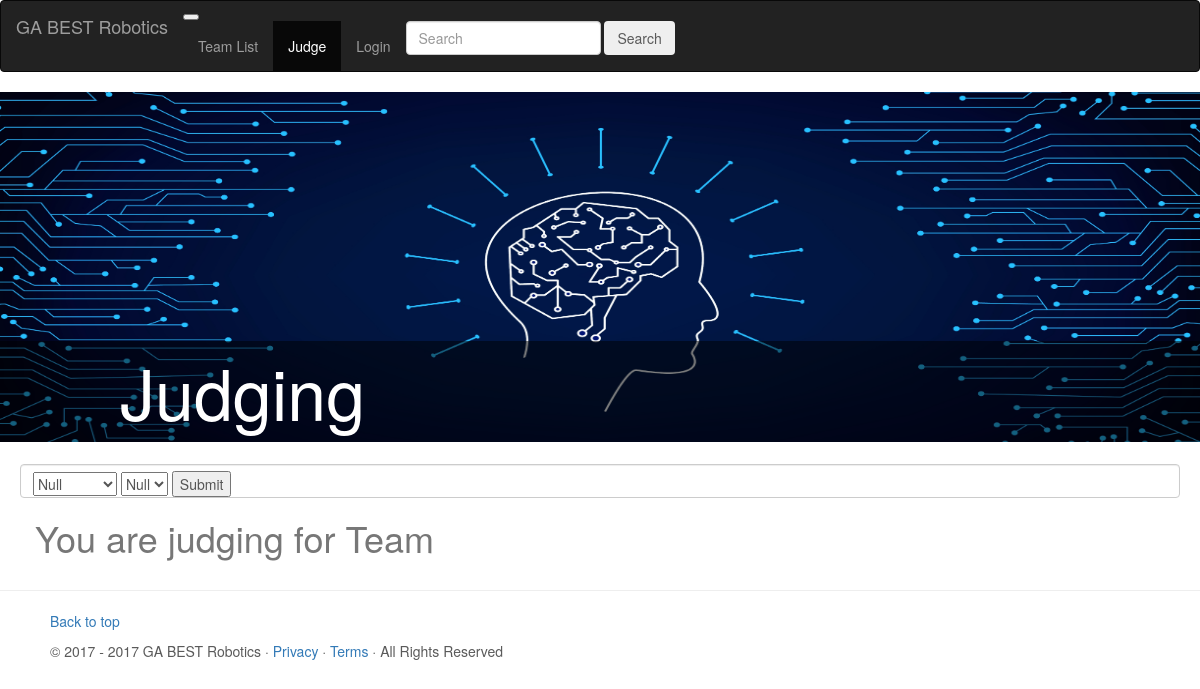
/judge.php, run on an earlier commit of the app's database.
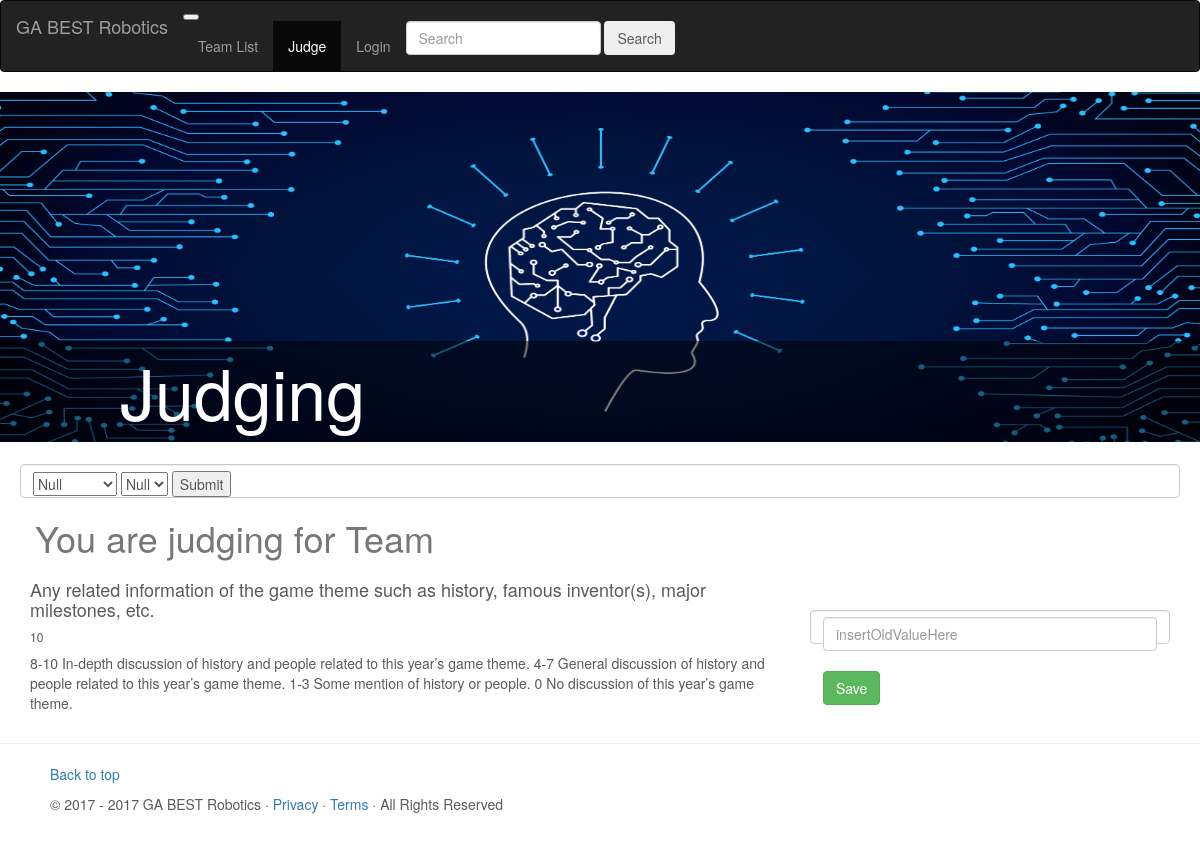
And on a later commit of the database.
### tables this page shows
CREATE TABLE `rubric_descriptor` (
  `id` int(55) NOT NULL,
  `rubric_identifier` int(55) NOT NULL,
  `static_point_value` double NOT NULL,
  `descriptor` text NOT NULL,
  `score_sheet` enum('Notebook','Marketing','Exhibit_and_interview','Spirit_and_sportsmanship','Robot') NOT NULL,
  `descriptor_title` text NOT NULL
);

### libs/common_functions.php (called while the page is built, shortened)
<?php
function isLoggedIn()
{
    return isset($_SESSION['email']);
}

### judge.php (the view, shortened to what this page needs)
<?php
$pageDetails = "JUDGE";
include('libs/login.php');
include(D_TEMPLATE . '/header.php');
$score_sheet_type = $_POST['Score_Sheet'];
$team_num = $_POST['Team_number'];
?>
<div id="banner" class="baseHeader">
    <h1 class="page_title">Judging</h1>
    <img src="/images/home_page_images/AAEAAQAAAAAAAAkDAAAAJGVmMWZiZmFkLTMwMDQtNDUzMy1iMmRjLTY2ZjE0ZTI0ZjQxOQ.jpg"
         alt="">
</div>
<div id="score_sheet_select" class="dropdown-header">
    <form class="form-control" method="post" action="judge.php?type=Notebook">
        <select name="Score_Sheet" value="Select" size="1">
            <option>Null</option>
        </select>
        <select name="Team_number" value="Select" size="1">
            <option>Null</option>
        </select>
        <input type="submit">
    </form>
    <div class="container py-2">
        <h1>You are judging  <?php echo $score_sheet_type; ?> for Team <?php echo $team_num; ?></h1>
    </div>
</div>
<?php
global $DB;
$query = "SELECT * FROM rubric_descriptor WHERE score_sheet = " . '"' . $score_sheet_type . '" ORDER BY sub_section_Type';
$q = $DB->query($query);
while($r = $q->fetch()){
    ?>
<section>
    <div class="container py-3">
        <div class="card">
            <div class="row">
                <div class="col-md-8 px-3">
                    <div class="card-block px-3">
                        <h4 class="card-title"><?php echo $r['descriptor_title']; ?></h4>
                        <h6 class="card-title"><?php echo $r['static_point_value']; ?></h6>
                        <p class="card-text"><?php echo $r['descriptor']; ?></p>
                    </div>
                </div>
                <div class="col-md-4 px-3">
                    <br/>
                    <br/>
                    <form class="form-control" method="post" action="judge.php">
                        <input type="text" class="form-control" placeholder="insertOldValueHere">
                        <br/>
                        <button type="submit" class="btn btn-success">Save</button>
                    </form>
                </div>
            </div>
        </div>
    </div>
</section>
<?php
}
?>
<?php
include(D_TEMPLATE . '/footer.php');
?>

### template/header.php (shortened to what this page needs)
<!DOCTYPE HTML>
<HTML>
<head>
    <link href="../node_modules/bootstrap/dist/css/bootstrap.min.css" rel="stylesheet">
    <link href="../node_modules/font-awesome/css/font-awesome.min.css" rel="stylesheet">
    <link href="../css/default.css" rel="stylesheet">
</head>
<body>
<nav class="navbar navbar-toggleable-md navbar-inverse fixed-top bg-inverse" role="navigation">
    <button class="navbar-toggler navbar-toggler-right" type="button" data-toggle="collapse"
            data-target="#navbarCollapse" aria-controls="navbarCollapse" aria-expanded="false"
            aria-label="Toggle navigation">
    </button>
    <a class="navbar-brand" href="/">GA BEST Robotics</a>
    <div class="collapse navbar-collapse" id="navbarCollapse">
        <ul class="nav navbar-nav mr-auto">
            <li class="nav-item <?php if ($pageDetails == "TEAMS"){echo 'active';} ?>">
                <a class="nav-link" href="/team_list.php">Team List</a>
            </li>
            <li class="nav-item <?php if ($pageDetails == "JUDGE"){echo 'active';} ?>">
                <a class="nav-link" href="/judge.php">Judge</a>
            </li>
        </ul>
        <ul class="nav navbar-nav">
            <?php
            if (isLoggedIn()) {
                if ($debug == 1) {
                    echo '<li class="nav-item">';
                    echo '<buton id="btn-debug" class="btn btn-default nav-link"><i class="fa fa-bug"></i></buton>';
                    echo '</li>';
                }
                echo '<li class="nav-item dropdown">';
                echo '<a class="nav-link dropdown-toggle" href="#" data-toggle="dropdown" role="button" id="dropdown01"
                               aria-haspopup="true" aria-expanded="false">' . $user['fullname_reverse'] . '</a>';
                echo '<div class="dropdown-menu" aria-labelledby="dropdown01">';
                echo '<a class="dropdown-item" href="/profile.php">Profile</a>';
                echo '<a class="dropdown-item" href="#">Messages</a>';
                echo '<a class="dropdown-item" href="/login.php">Login (Test)</a>';
                echo '<a class="dropdown-item" href="/dashboard/index.php">Admin Dashboard</a>';
                echo '<a class="dropdown-item" href="/account.php">Account Settings</a>';
                echo '<a class="dropdown-item" href="/logout.php">Logout</a>';
                echo '</div>';
                echo '</li>';
            } else {
                echo '<li class="nav-item pull-right"><a class="nav-link" href="../login.php">Login</a></li>';
            }
            ?>
        </ul>
        <form class="form-inline mt-2 mt-md-0">
            <input class="form-control mr-sm-2" type="text" placeholder="Search">
            <button class="btn btn-outline-success my-2 my-sm-0" type="submit">Search</button>
        </form>
    </div>
</nav>

### template/footer.php (shortened to what this page needs)
<hr class="featurette-divider">
<footer class="footer">
    <p class="float-right"><a href="#">Back to top</a></p>
    <p>&copy; 2017 - <?php echo date("Y"); ?>  GA BEST Robotics &middot; <a href="#">Privacy</a> &middot; <a
                href="#">Terms</a> &middot; All Rights Reserved</p>
</footer>
</body>
</html>

### css/default.css (style rules this page uses)
body { padding-bottom: 40px; color: #5a5a5a; }
.baseHeader { height: 18rem; margin-top: 10%; margin-bottom: 60px; background-color: #777; }
#banner { width: 100%; position: relative; margin-bottom: 1.875rem; }
#banner .page_title { position: absolute; padding-left: 10%; padding-top: 1%; padding-bottom: 1%; bottom: 0; z-index: 1; color: #fff; font-size: 3rem; width: 100%; background: rgba(0, 0, 0, 0.5); margin: 0; }
#banner img { height: 18rem; width: 100%; }
@media (min-width: 768px) { .baseHeader { height: 35rem; margin-top: 1%; margin-bottom: 60px; background-color: #777; } }
@media (min-width: 768px) { #banner { width: 100%; position: relative; margin-bottom: 1.875rem; } }
@media (min-width: 768px) { #banner .page_title { position: absolute; padding-left: 10%; padding-top: 1%; padding-bottom: 1%; bottom: 0; z-index: 1; color: #fff; font-size: 7rem; width: 100%; background: rgba(0, 0, 0, 0.5); margin: 0; } }
@media (min-width: 768px) { #banner img { height: 35rem; width: 100%; } }
.footer { margin-left: 5rem; margin-right: 5rem; }

What changed in the data, as far as the page shows it:
added rubric_descriptor: descriptor_title "Any related information of the game theme such as history, famous inventor(s), major milestones, etc.", static_point_value "10", descriptor "8-10 In-depth discussion of history and people related to this year’s game theme. 4-7 General discussion of history and people related to this year’s game theme. 1-3 Some mention of history or people. 0 No discussion of this year’s game theme."
